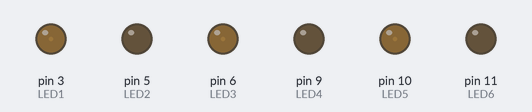
The sketch below on a simulated Arduino Uno, built with avr-gcc and run on an emulated ATmega328P. On the bench: output pins drawn as LEDs (lit = HIGH).

Above: at 0.05 s.
At 1.05 s:
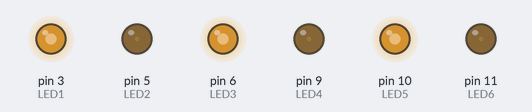
At 1.75 s:
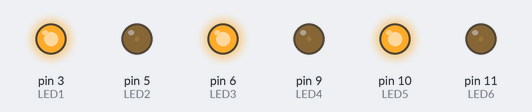
At 2.6 s:
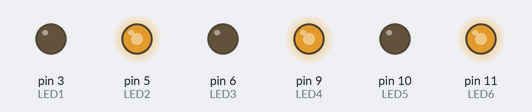
At 3.5 s:
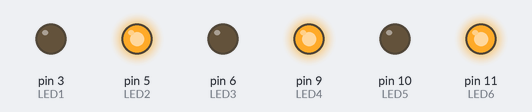
Timing chart, 0 to 5.2 s (numbered marks = the images above):
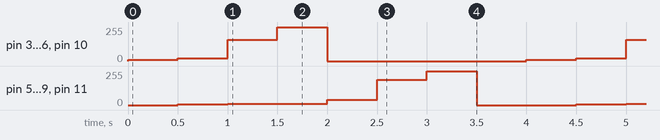

The sketch:

Anaologic_1.3.ino
```cpp
/*************************************************************************
**                                                                      **
**                     Entrades-Sortides digitals                       **
**                                                                      **
*************************************************************************/

//*******  Includes  *****************************************************


//*******  Variables  ****************************************************
int LED1= 3;
int LED2= 5;
int LED3= 6;
int LED4= 9;
int LED5= 10;
int LED6= 11;


//*******  Setup  ********************************************************
void setup(){
  Serial.begin(9600);
  pinMode (LED1, OUTPUT);
  pinMode (LED2, OUTPUT);
  pinMode (LED3, OUTPUT);
  pinMode (LED4, OUTPUT);
  pinMode (LED5, OUTPUT);
  pinMode (LED6, OUTPUT);
}

//*******  Loop  *********************************************************
void loop(){
  analogWrite (LED1, 10);
  analogWrite (LED2, 0);
  analogWrite (LED3, 10);
  analogWrite (LED4, 0);
  analogWrite (LED5, 10);
  analogWrite (LED6, 0);
  delay (500);

  analogWrite (LED1, 20);
  analogWrite (LED2, 5);
  analogWrite (LED3, 20);
  analogWrite (LED4, 5);
  analogWrite (LED5, 20);
  analogWrite (LED6, 5);
  delay(500);

  analogWrite (LED1, 160);
  analogWrite (LED2, 10);
  analogWrite (LED3, 160);
  analogWrite (LED4, 10);
  analogWrite (LED5, 160);
  analogWrite (LED6, 10);
  delay (500);

  analogWrite (LED1, 255);
  analogWrite (LED2, 10);
  analogWrite (LED3, 255);
  analogWrite (LED4, 10);
  analogWrite (LED5, 255);
  analogWrite (LED6, 10);
  delay(500);

  analogWrite (LED1, 0);
  analogWrite (LED2, 40);
  analogWrite (LED3, 0);
  analogWrite (LED4, 40);
  analogWrite (LED5, 0);
  analogWrite (LED6, 40);
  delay(500);

  analogWrite (LED1, 0);
  analogWrite (LED2, 190);
  analogWrite (LED3, 0);
  analogWrite (LED4, 190);
  analogWrite (LED5, 0);
  analogWrite (LED6, 190);
  delay(500);

  analogWrite (LED1, 0);
  analogWrite (LED2, 255);
  analogWrite (LED3, 0);
  analogWrite (LED4, 255);
  analogWrite (LED5, 0);
  analogWrite (LED6, 255);
  delay(500);

  analogWrite (LED1, 0);
  analogWrite (LED2, 0);
  analogWrite (LED3, 0);
  analogWrite (LED4, 0);
  analogWrite (LED5, 0);
  analogWrite (LED6, 0);
  delay(500);

}
```

Measured:
- by itself, pin 3 (LED1), pin 6 (LED3), pin 10 (LED5): repeats every 4.0 s: 20/255 0.50 s, 160/255 0.50 s, 255/255 0.50 s, 0/255 2.0 s, 10/255 0.50 s
- by itself, pin 5 (LED2), pin 9 (LED4), pin 11 (LED6): repeats every 4.0 s: 10/255 1.0 s, 40/255 0.50 s, 190/255 0.50 s, 255/255 0.50 s, 0/255 1.0 s, 5/255 0.50 s
